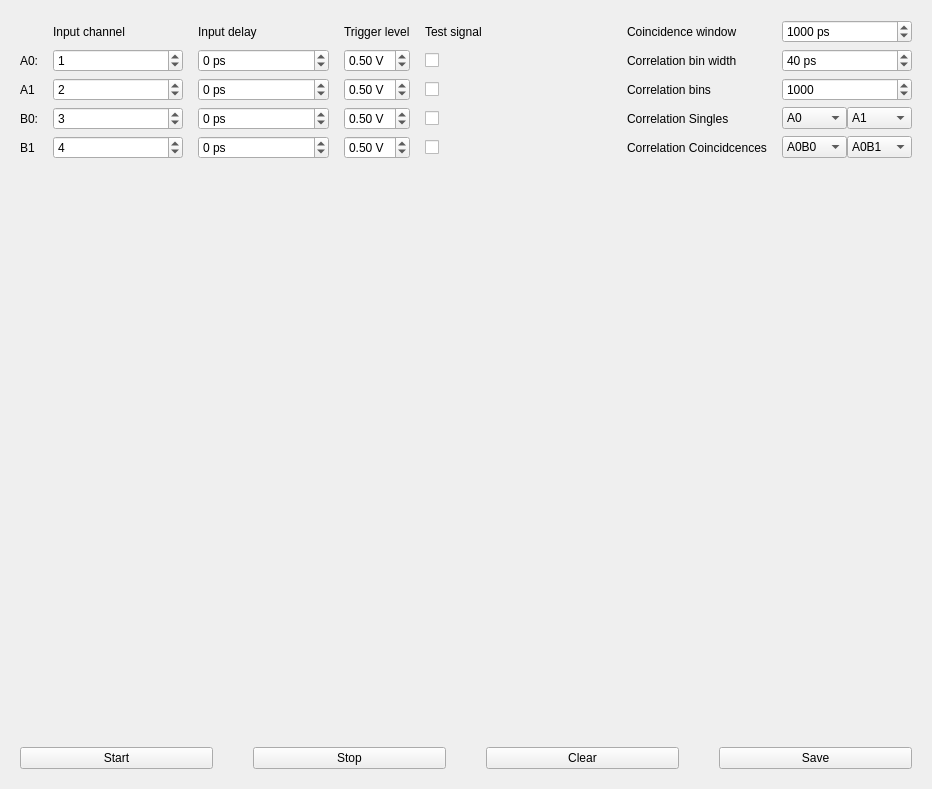
<?xml version="1.0" encoding="UTF-8"?>
<ui version="4.0">
 <class>CoincidenceExample</class>
 <widget class="QMainWindow" name="CoincidenceExample">
  <property name="geometry">
   <rect>
    <x>0</x>
    <y>0</y>
    <width>932</width>
    <height>789</height>
   </rect>
  </property>
  <property name="windowTitle">
   <string>CoincidenceExample</string>
  </property>
  <widget class="QWidget" name="centralwidget">
   <property name="enabled">
    <bool>true</bool>
   </property>
   <property name="layoutDirection">
    <enum>Qt::LeftToRight</enum>
   </property>
   <layout class="QVBoxLayout" name="verticalLayout">
    <property name="leftMargin">
     <number>20</number>
    </property>
    <property name="topMargin">
     <number>20</number>
    </property>
    <property name="rightMargin">
     <number>20</number>
    </property>
    <property name="bottomMargin">
     <number>20</number>
    </property>
    <item>
     <layout class="QGridLayout" name="gridLayout" rowstretch="0,0,0,0,0">
      <property name="horizontalSpacing">
       <number>15</number>
      </property>
      <item row="2" column="1">
       <widget class="QSpinBox" name="channelA1">
        <property name="sizePolicy">
         <sizepolicy hsizetype="Expanding" vsizetype="Fixed">
          <horstretch>0</horstretch>
          <verstretch>0</verstretch>
         </sizepolicy>
        </property>
        <property name="minimum">
         <number>-99</number>
        </property>
        <property name="value">
         <number>2</number>
        </property>
       </widget>
      </item>
      <item row="1" column="4">
       <widget class="QCheckBox" name="testsignalA0">
        <property name="layoutDirection">
         <enum>Qt::LeftToRight</enum>
        </property>
        <property name="autoFillBackground">
         <bool>false</bool>
        </property>
        <property name="styleSheet">
         <string notr="true"/>
        </property>
        <property name="text">
         <string/>
        </property>
        <property name="checked">
         <bool>false</bool>
        </property>
        <property name="autoRepeat">
         <bool>false</bool>
        </property>
       </widget>
      </item>
      <item row="1" column="7">
       <widget class="QSpinBox" name="correlationBinwidth">
        <property name="sizePolicy">
         <sizepolicy hsizetype="Expanding" vsizetype="Fixed">
          <horstretch>0</horstretch>
          <verstretch>0</verstretch>
         </sizepolicy>
        </property>
        <property name="suffix">
         <string> ps</string>
        </property>
        <property name="minimum">
         <number>1</number>
        </property>
        <property name="maximum">
         <number>9999</number>
        </property>
        <property name="value">
         <number>40</number>
        </property>
       </widget>
      </item>
      <item row="0" column="7">
       <widget class="QSpinBox" name="coincidenceWindow">
        <property name="sizePolicy">
         <sizepolicy hsizetype="Expanding" vsizetype="Fixed">
          <horstretch>0</horstretch>
          <verstretch>0</verstretch>
         </sizepolicy>
        </property>
        <property name="suffix">
         <string> ps</string>
        </property>
        <property name="minimum">
         <number>1</number>
        </property>
        <property name="maximum">
         <number>9999</number>
        </property>
        <property name="value">
         <number>1000</number>
        </property>
       </widget>
      </item>
      <item row="1" column="6">
       <widget class="QLabel" name="label_6">
        <property name="text">
         <string>Correlation bin width</string>
        </property>
       </widget>
      </item>
      <item row="3" column="4">
       <widget class="QCheckBox" name="testsignalB0">
        <property name="text">
         <string/>
        </property>
       </widget>
      </item>
      <item row="3" column="7">
       <layout class="QHBoxLayout" name="horizontalLayout">
        <item>
         <widget class="QComboBox" name="corrSinglesChannel1">
          <property name="editable">
           <bool>false</bool>
          </property>
          <item>
           <property name="text">
            <string>A0</string>
           </property>
          </item>
          <item>
           <property name="text">
            <string>A1</string>
           </property>
          </item>
          <item>
           <property name="text">
            <string>B0</string>
           </property>
          </item>
          <item>
           <property name="text">
            <string>B1</string>
           </property>
          </item>
         </widget>
        </item>
        <item>
         <widget class="QComboBox" name="corrSinglesChannel2">
          <property name="editable">
           <bool>false</bool>
          </property>
          <property name="currentIndex">
           <number>1</number>
          </property>
          <item>
           <property name="text">
            <string>A0</string>
           </property>
          </item>
          <item>
           <property name="text">
            <string>A1</string>
           </property>
          </item>
          <item>
           <property name="text">
            <string>B0</string>
           </property>
          </item>
          <item>
           <property name="text">
            <string>B1</string>
           </property>
          </item>
         </widget>
        </item>
       </layout>
      </item>
      <item row="4" column="7">
       <layout class="QHBoxLayout" name="horizontalLayout_3">
        <item>
         <widget class="QComboBox" name="corrCoincChannel2">
          <property name="editable">
           <bool>false</bool>
          </property>
          <item>
           <property name="text">
            <string>A0B0</string>
           </property>
          </item>
          <item>
           <property name="text">
            <string>A0B1</string>
           </property>
          </item>
          <item>
           <property name="text">
            <string>A1B0</string>
           </property>
          </item>
          <item>
           <property name="text">
            <string>A1B1</string>
           </property>
          </item>
         </widget>
        </item>
        <item>
         <widget class="QComboBox" name="corrCoincChannel1">
          <property name="editable">
           <bool>false</bool>
          </property>
          <property name="currentIndex">
           <number>1</number>
          </property>
          <item>
           <property name="text">
            <string>A0B0</string>
           </property>
          </item>
          <item>
           <property name="text">
            <string>A0B1</string>
           </property>
          </item>
          <item>
           <property name="text">
            <string>A1B0</string>
           </property>
          </item>
          <item>
           <property name="text">
            <string>A1B1</string>
           </property>
          </item>
         </widget>
        </item>
       </layout>
      </item>
      <item row="4" column="4">
       <widget class="QCheckBox" name="testsignalB1">
        <property name="text">
         <string/>
        </property>
       </widget>
      </item>
      <item row="4" column="3">
       <widget class="QDoubleSpinBox" name="triggerB1">
        <property name="suffix">
         <string> V</string>
        </property>
        <property name="minimum">
         <double>-2.500000000000000</double>
        </property>
        <property name="maximum">
         <double>2.500000000000000</double>
        </property>
        <property name="singleStep">
         <double>0.100000000000000</double>
        </property>
        <property name="value">
         <double>0.500000000000000</double>
        </property>
       </widget>
      </item>
      <item row="1" column="3">
       <widget class="QDoubleSpinBox" name="triggerA0">
        <property name="suffix">
         <string> V</string>
        </property>
        <property name="minimum">
         <double>-2.500000000000000</double>
        </property>
        <property name="maximum">
         <double>2.500000000000000</double>
        </property>
        <property name="singleStep">
         <double>0.100000000000000</double>
        </property>
        <property name="value">
         <double>0.500000000000000</double>
        </property>
       </widget>
      </item>
      <item row="4" column="0">
       <widget class="QLabel" name="label_4">
        <property name="text">
         <string>B1</string>
        </property>
       </widget>
      </item>
      <item row="3" column="6">
       <widget class="QLabel" name="label_8">
        <property name="text">
         <string>Correlation Singles</string>
        </property>
       </widget>
      </item>
      <item row="4" column="6">
       <widget class="QLabel" name="label_9">
        <property name="text">
         <string>Correlation Coincidcences</string>
        </property>
       </widget>
      </item>
      <item row="2" column="7">
       <widget class="QSpinBox" name="correlationBins">
        <property name="sizePolicy">
         <sizepolicy hsizetype="Expanding" vsizetype="Fixed">
          <horstretch>0</horstretch>
          <verstretch>0</verstretch>
         </sizepolicy>
        </property>
        <property name="minimum">
         <number>1</number>
        </property>
        <property name="maximum">
         <number>99999</number>
        </property>
        <property name="value">
         <number>1000</number>
        </property>
       </widget>
      </item>
      <item row="1" column="2">
       <widget class="QSpinBox" name="delayA0">
        <property name="sizePolicy">
         <sizepolicy hsizetype="Expanding" vsizetype="Fixed">
          <horstretch>0</horstretch>
          <verstretch>0</verstretch>
         </sizepolicy>
        </property>
        <property name="suffix">
         <string> ps</string>
        </property>
        <property name="minimum">
         <number>-99999</number>
        </property>
        <property name="maximum">
         <number>99999</number>
        </property>
       </widget>
      </item>
      <item row="3" column="0">
       <widget class="QLabel" name="label_11">
        <property name="text">
         <string>B0:</string>
        </property>
       </widget>
      </item>
      <item row="0" column="1">
       <widget class="QLabel" name="label">
        <property name="text">
         <string>Input channel</string>
        </property>
       </widget>
      </item>
      <item row="1" column="0">
       <widget class="QLabel" name="label_10">
        <property name="text">
         <string>A0:</string>
        </property>
       </widget>
      </item>
      <item row="0" column="3">
       <widget class="QLabel" name="label_12">
        <property name="text">
         <string>Trigger level</string>
        </property>
       </widget>
      </item>
      <item row="0" column="6">
       <widget class="QLabel" name="label_5">
        <property name="text">
         <string>Coincidence window</string>
        </property>
       </widget>
      </item>
      <item row="4" column="1">
       <widget class="QSpinBox" name="channelB1">
        <property name="sizePolicy">
         <sizepolicy hsizetype="Expanding" vsizetype="Fixed">
          <horstretch>0</horstretch>
          <verstretch>0</verstretch>
         </sizepolicy>
        </property>
        <property name="minimum">
         <number>-99</number>
        </property>
        <property name="value">
         <number>4</number>
        </property>
       </widget>
      </item>
      <item row="2" column="0">
       <widget class="QLabel" name="label_3">
        <property name="text">
         <string>A1</string>
        </property>
       </widget>
      </item>
      <item row="2" column="6">
       <widget class="QLabel" name="label_7">
        <property name="text">
         <string>Correlation bins</string>
        </property>
       </widget>
      </item>
      <item row="0" column="4">
       <widget class="QLabel" name="label_13">
        <property name="text">
         <string>Test signal</string>
        </property>
       </widget>
      </item>
      <item row="2" column="3">
       <widget class="QDoubleSpinBox" name="triggerA1">
        <property name="suffix">
         <string> V</string>
        </property>
        <property name="minimum">
         <double>-2.500000000000000</double>
        </property>
        <property name="maximum">
         <double>2.500000000000000</double>
        </property>
        <property name="singleStep">
         <double>0.100000000000000</double>
        </property>
        <property name="value">
         <double>0.500000000000000</double>
        </property>
       </widget>
      </item>
      <item row="0" column="5">
       <spacer name="horizontalSpacer">
        <property name="orientation">
         <enum>Qt::Horizontal</enum>
        </property>
        <property name="sizeType">
         <enum>QSizePolicy::Expanding</enum>
        </property>
        <property name="sizeHint" stdset="0">
         <size>
          <width>40</width>
          <height>20</height>
         </size>
        </property>
       </spacer>
      </item>
      <item row="3" column="2">
       <widget class="QSpinBox" name="delayB0">
        <property name="sizePolicy">
         <sizepolicy hsizetype="Expanding" vsizetype="Fixed">
          <horstretch>0</horstretch>
          <verstretch>0</verstretch>
         </sizepolicy>
        </property>
        <property name="suffix">
         <string> ps</string>
        </property>
        <property name="minimum">
         <number>-99999</number>
        </property>
        <property name="maximum">
         <number>99999</number>
        </property>
       </widget>
      </item>
      <item row="3" column="1">
       <widget class="QSpinBox" name="channelB0">
        <property name="sizePolicy">
         <sizepolicy hsizetype="Expanding" vsizetype="Fixed">
          <horstretch>0</horstretch>
          <verstretch>0</verstretch>
         </sizepolicy>
        </property>
        <property name="minimum">
         <number>-99</number>
        </property>
        <property name="value">
         <number>3</number>
        </property>
       </widget>
      </item>
      <item row="1" column="1">
       <widget class="QSpinBox" name="channelA0">
        <property name="sizePolicy">
         <sizepolicy hsizetype="Expanding" vsizetype="Fixed">
          <horstretch>0</horstretch>
          <verstretch>0</verstretch>
         </sizepolicy>
        </property>
        <property name="minimum">
         <number>-99</number>
        </property>
        <property name="value">
         <number>1</number>
        </property>
       </widget>
      </item>
      <item row="0" column="2">
       <widget class="QLabel" name="label_2">
        <property name="text">
         <string>Input delay</string>
        </property>
        <property name="buddy">
         <cstring>label_2</cstring>
        </property>
       </widget>
      </item>
      <item row="3" column="3">
       <widget class="QDoubleSpinBox" name="triggerB0">
        <property name="suffix">
         <string> V</string>
        </property>
        <property name="minimum">
         <double>-2.500000000000000</double>
        </property>
        <property name="maximum">
         <double>2.500000000000000</double>
        </property>
        <property name="singleStep">
         <double>0.100000000000000</double>
        </property>
        <property name="value">
         <double>0.500000000000000</double>
        </property>
       </widget>
      </item>
      <item row="4" column="2">
       <widget class="QSpinBox" name="delayB1">
        <property name="sizePolicy">
         <sizepolicy hsizetype="Expanding" vsizetype="Fixed">
          <horstretch>0</horstretch>
          <verstretch>0</verstretch>
         </sizepolicy>
        </property>
        <property name="suffix">
         <string> ps</string>
        </property>
        <property name="minimum">
         <number>-99999</number>
        </property>
        <property name="maximum">
         <number>99999</number>
        </property>
       </widget>
      </item>
      <item row="2" column="4">
       <widget class="QCheckBox" name="testsignalA1">
        <property name="layoutDirection">
         <enum>Qt::LeftToRight</enum>
        </property>
        <property name="autoFillBackground">
         <bool>false</bool>
        </property>
        <property name="styleSheet">
         <string notr="true"/>
        </property>
        <property name="text">
         <string/>
        </property>
        <property name="checked">
         <bool>false</bool>
        </property>
        <property name="autoRepeat">
         <bool>false</bool>
        </property>
       </widget>
      </item>
      <item row="2" column="2">
       <widget class="QSpinBox" name="delayA1">
        <property name="sizePolicy">
         <sizepolicy hsizetype="Expanding" vsizetype="Fixed">
          <horstretch>0</horstretch>
          <verstretch>0</verstretch>
         </sizepolicy>
        </property>
        <property name="suffix">
         <string> ps</string>
        </property>
        <property name="minimum">
         <number>-99999</number>
        </property>
        <property name="maximum">
         <number>99999</number>
        </property>
       </widget>
      </item>
     </layout>
    </item>
    <item>
     <widget class="QWidget" name="plotWidget" native="true">
      <property name="sizePolicy">
       <sizepolicy hsizetype="Preferred" vsizetype="Expanding">
        <horstretch>0</horstretch>
        <verstretch>0</verstretch>
       </sizepolicy>
      </property>
      <layout class="QVBoxLayout" name="verticalLayout_2">
       <property name="leftMargin">
        <number>0</number>
       </property>
       <property name="rightMargin">
        <number>0</number>
       </property>
      </layout>
     </widget>
    </item>
    <item>
     <layout class="QHBoxLayout" name="horizontalLayout_2">
      <property name="spacing">
       <number>40</number>
      </property>
      <item>
       <widget class="QPushButton" name="startButton">
        <property name="text">
         <string>Start</string>
        </property>
       </widget>
      </item>
      <item>
       <widget class="QPushButton" name="stopButton">
        <property name="text">
         <string>Stop</string>
        </property>
       </widget>
      </item>
      <item>
       <widget class="QPushButton" name="clearButton">
        <property name="text">
         <string>Clear</string>
        </property>
       </widget>
      </item>
      <item>
       <widget class="QPushButton" name="saveButton">
        <property name="text">
         <string>Save</string>
        </property>
       </widget>
      </item>
     </layout>
    </item>
   </layout>
  </widget>
 </widget>
 <tabstops>
  <tabstop>channelA0</tabstop>
  <tabstop>delayA0</tabstop>
  <tabstop>channelB0</tabstop>
  <tabstop>delayB0</tabstop>
  <tabstop>startButton</tabstop>
  <tabstop>stopButton</tabstop>
  <tabstop>clearButton</tabstop>
  <tabstop>saveButton</tabstop>
 </tabstops>
 <resources/>
 <connections/>
</ui>
